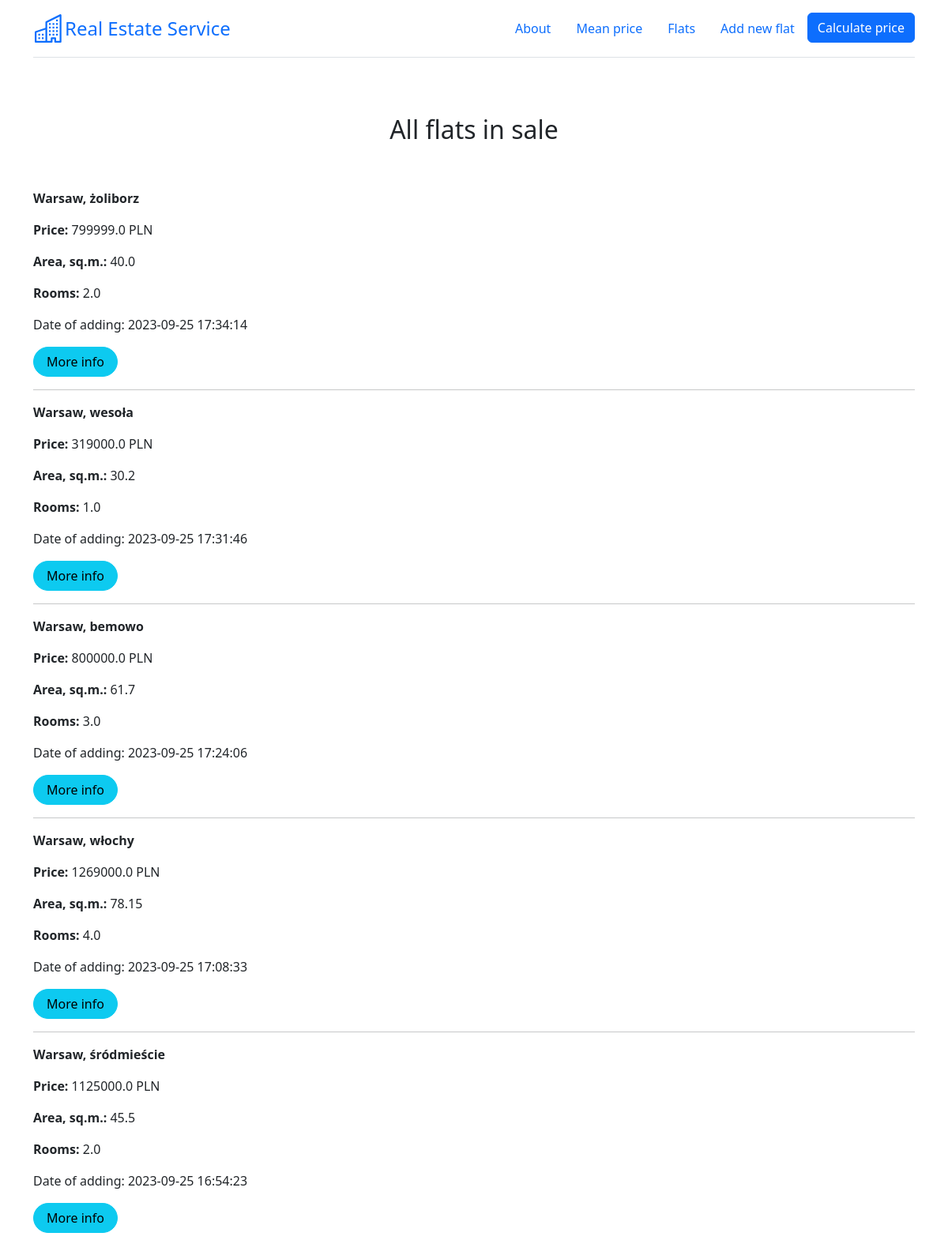
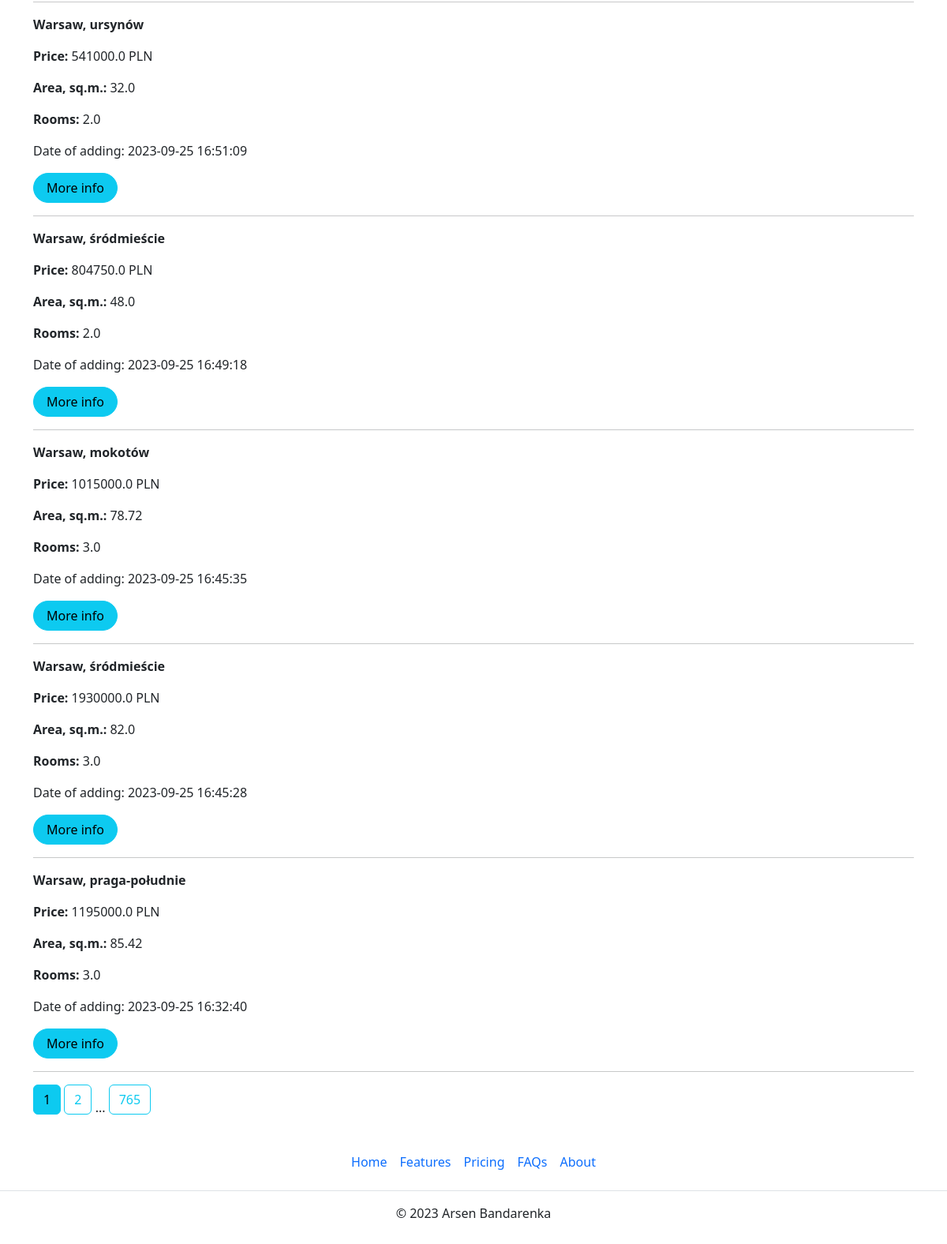
/flats, run on an earlier commit of the app's database (2 pictures, top to bottom).
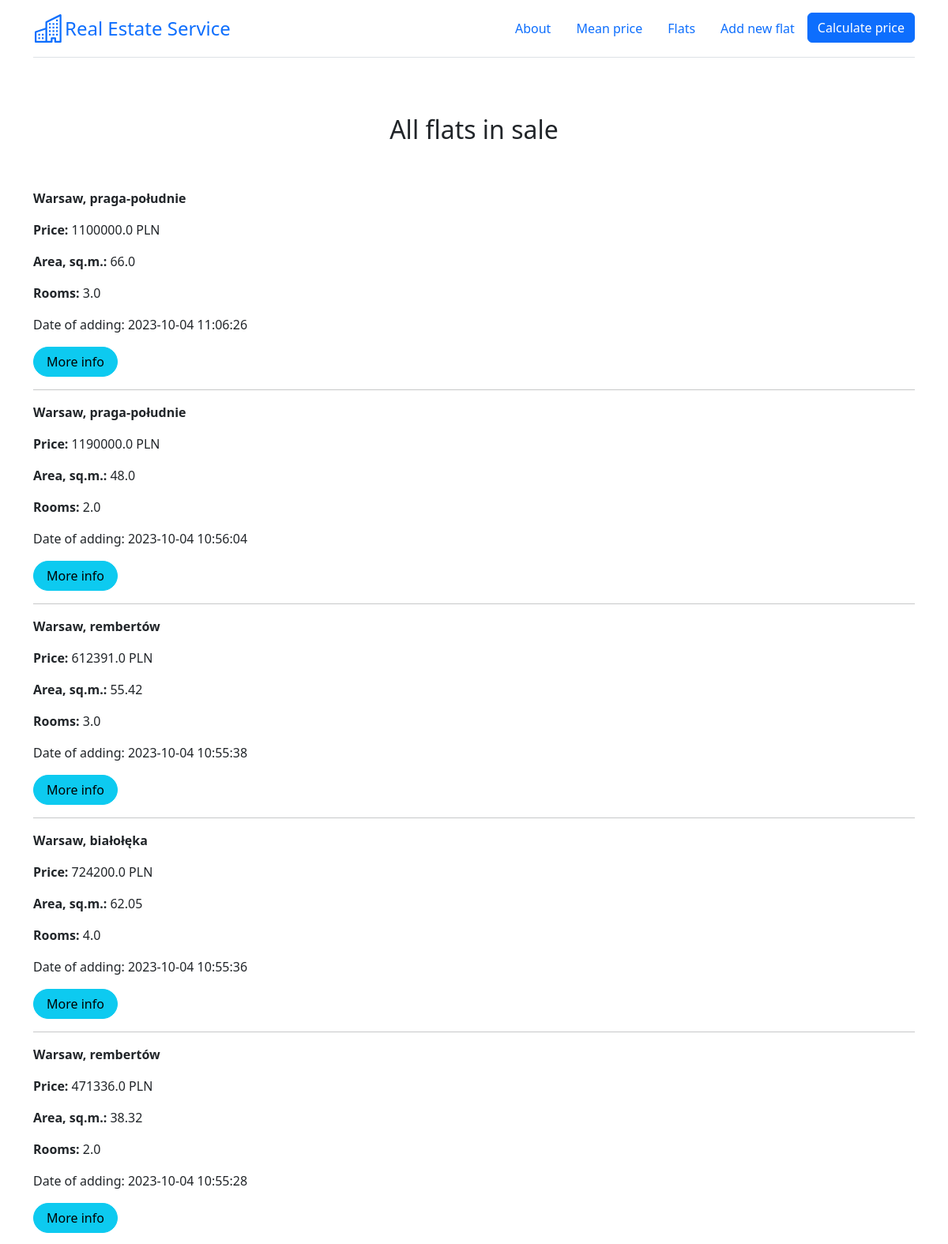
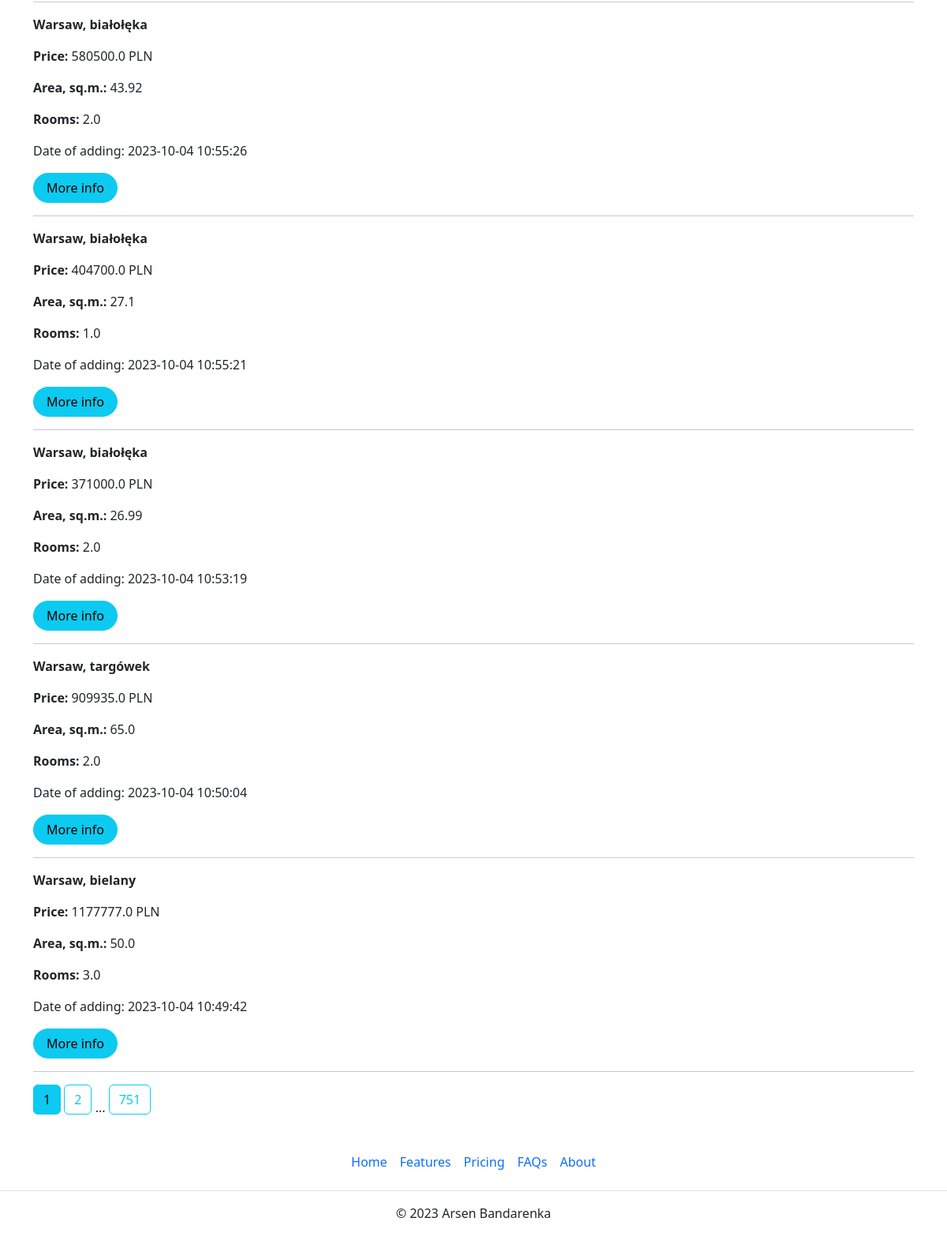
And on a later commit of the database (2 pictures, top to bottom).
### app.py (models this page shows)
class Flat(db.Model):
    __tablename__ = "flats_load"
    __table_args__ = {'extend_existing': True}
    id = db.Column(db.Integer, primary_key=True, unique=True)
    district = db.Column(db.Text)
    street = db.Column(db.Text)
    price = db.Column(db.Float)
    area = db.Column(db.Float)
    rooms = db.Column(db.Integer)
    renovation = db.Column(db.Integer)
    floor = db.Column(db.Integer)
    market = db.Column(db.Integer)
    elevator = db.Column(db.Integer)
    balcony = db.Column(db.Integer)
    terrace = db.Column(db.Integer)
    garden = db.Column(db.Integer)
    central_heating = db.Column(db.Integer)
    seller = db.Column(db.Integer)
    blok = db.Column(db.Integer)
    parking = db.Column(db.Integer)
    publication_date = db.Column(db.DateTime, default=datetime.datetime.now())

### app.py (the view)
@app.route('/flats')
def show_flats():
    page = request.args.get('page', 1, type=int)
    flats = db.paginate(db.select(Flat).order_by(Flat.publication_date.desc()), page=page, per_page=10)
    return render_template('gpt_page.html', flats=flats, floor_dict=floor_dict)

### templates/gpt_page.html (shortened to what this page needs)
{% extends 'base.html' %}
{% block text_center %}<h2>All flats in sale</h2>{% endblock %}
{% block body %}
{% for flat in flats.items %}
    <p><strong>Warsaw, {{flat.district}}</strong></p>
    <p><strong>Price: </strong> {{flat.price}} PLN</p>
    <p><strong>Area, sq.m.: </strong> {{flat.area}}</p>
    <p><strong>Rooms: </strong> {{flat.rooms}}</p>
    <p>Date of adding: {{flat.publication_date}}</p>
    <a href="/flats/{{ flat.id }}" class="btn btn-info rounded-pill px-3">More info</a>
    <hr>
{% endfor %}
{% for page_num in flats.iter_pages(left_edge=1, left_current=1, right_current=1, right_edge=1) %}
{% if page_num %}
    {% if flats.page == page_num %}
    <a class="btn btn-info mb-4" href="{{ url_for('show_flats', page=page_num) }}">{{ page_num }}</a>
    {% else %}
    <a class="btn btn-outline-info mb-4" href="{{ url_for('show_flats', page=page_num) }}">{{ page_num }}</a>
    {% endif %}
{% else %}
...
{% endif %}
{% endfor %}
{% endblock %}

What changed in the data, as far as the page shows it:
removed Flat: district "żoliborz", price "799999.0", area "40.0", rooms "2.0", publication_date "2023-09-25 17:34:14"
no longer on this page (row edited): Flat: district "wesoła", price "319000.0", area "30.2", rooms "1.0", publication_date "2023-09-25 17:31:46"
no longer on this page (row edited): Flat: district "bemowo", price "800000.0", area "61.7", rooms "3.0", publication_date "2023-09-25 17:24:06"
removed Flat: district "włochy", price "1269000.0", area "78.15", rooms "4.0", publication_date "2023-09-25 17:08:33"
no longer on this page (row edited): Flat: district "ursynów", price "541000.0", area "32.0", rooms "2.0", publication_date "2023-09-25 16:51:09"
no longer on this page (row edited): Flat: district "śródmieście", price "804750.0", area "48.0", rooms "2.0", publication_date "2023-09-25 16:49:18"
no longer on this page (row edited): Flat: district "mokotów", price "1015000.0", area "78.72", rooms "3.0", publication_date "2023-09-25 16:45:35"
no longer on this page (row edited): Flat: district "śródmieście", price "1930000.0", area "82.0", rooms "3.0", publication_date "2023-09-25 16:45:28"
removed Flat: district "praga-południe", price "1195000.0", area "85.42", rooms "3.0", publication_date "2023-09-25 16:32:40"
now on this page (row edited): Flat: district "praga-południe", price "1100000.0", area "66.0", rooms "3.0", publication_date "2023-10-04 11:06:26"
now on this page (row edited): Flat: district "praga-południe", price "1190000.0", area "48.0", rooms "2.0", publication_date "2023-10-04 10:56:04"
now on this page (row edited): Flat: district "rembertów", price "612391.0", area "55.42", rooms "3.0", publication_date "2023-10-04 10:55:38"
now on this page (row edited): Flat: district "białołęka", price "724200.0", area "62.05", rooms "4.0", publication_date "2023-10-04 10:55:36"
added Flat: district "rembertów", price "471336.0", area "38.32", rooms "2.0", publication_date "2023-10-04 10:55:28"
now on this page (row edited): Flat: district "białołęka", price "580500.0", area "43.92", rooms "2.0", publication_date "2023-10-04 10:55:26"
now on this page (row edited): Flat: district "białołęka", price "404700.0", area "27.1", rooms "1.0", publication_date "2023-10-04 10:55:21"
changed Flat (number 8 of 10 on the later page): district "śródmieście" → "białołęka"; price "1125000.0" → "371000.0"; area "45.5" → "26.99"; publication_date "2023-09-25 16:54:23" → "2023-10-04 10:53:19"
added Flat: district "targówek", price "909935.0", area "65.0", rooms "2.0", publication_date "2023-10-04 10:50:04"
added Flat: district "bielany", price "1177777.0", area "50.0", rooms "3.0", publication_date "2023-10-04 10:49:42"
Also different on the page:
new list line: "751"
list line gone: "765"
